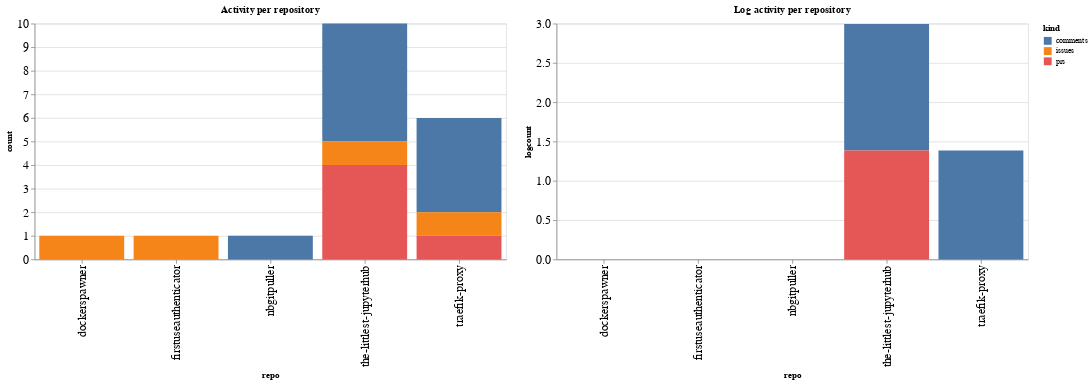

Notebook cell for this chart:
### Code cell
ch1 = alt.Chart(repo_summaries, width=600, title="Activity per repository").mark_bar().encode(
    x='repo',
    y='count',
    color='kind',
    tooltip="kind"
)

ch2 = alt.Chart(repo_summaries, width=600, title="Log activity per repository").mark_bar().encode(
    x='repo',
    y='logcount',
    color='kind',
    tooltip="kind"
)

ch1 | ch2

### Figure 1 — Vega-Lite specification as saved in the notebook (floating-point values rounded to 4 significant figures)
{"config": {"axisLeft": {"labelFontSize": 15}, "axisBottom": {"labelFontSize": 15}}, "hconcat": [{"mark": "bar", "encoding": {"color": {"type": "nominal", "field": "kind"}, "tooltip": {"type": "nominal", "field": "kind"}, "x": {"type": "nominal", "field": "repo"}, "y": {"type": "quantitative", "field": "count"}}, "title": "Activity per repository", "width": 600}, {"mark": "bar", "encoding": {"color": {"type": "nominal", "field": "kind"}, "tooltip": {"type": "nominal", "field": "kind"}, "x": {"type": "nominal", "field": "repo"}, "y": {"type": "quantitative", "field": "logcount"}}, "title": "Log activity per repository", "width": 600}], "data": {"name": "data-fe41e6dc3a106241fef07632c1205165"}, "$schema": "https://vega.github.io/schema/vega-lite/v4.8.1.json", "datasets": {"data-fe41e6dc3a106241fef07632c1205165": [{"repo": "dockerspawner", "kind": "issues", "count": 1, "logcount": 0.0}, {"repo": "firstuseauthenticator", "kind": "issues", "count": 1, "logcount": 0.0}, {"repo": "nbgitpuller", "kind": "comments", "count": 1, "logcount": 0.0}, {"repo": "the-littlest-jupyterhub", "kind": "comments", "count": 5, "logcount": 1.609}, {"repo": "the-littlest-jupyterhub", "kind": "issues", "count": 1, "logcount": 0.0}, {"repo": "the-littlest-jupyterhub", "kind": "prs", "count": 4, "logcount": 1.386}, {"repo": "traefik-proxy", "kind": "comments", "count": 4, "logcount": 1.386}, {"repo": "traefik-proxy", "kind": "issues", "count": 1, "logcount": 0.0}, {"repo": "traefik-proxy", "kind": "prs", "count": 1, "logcount": 0.0}]}}
